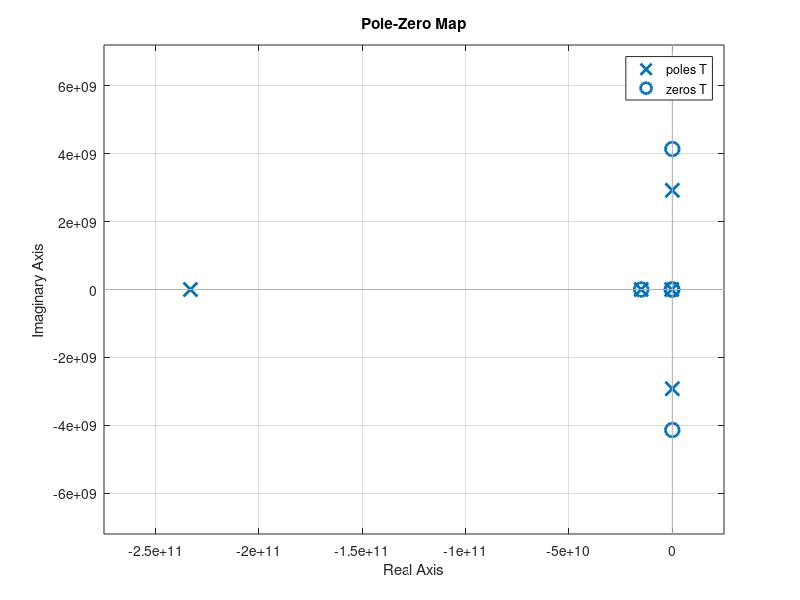

Source code (MATLAB):
%% Reverse Conduction Oscillations
s = tf('s');
% z1 = Rg + s*Lg;
% z2 = s*Ls;
% z3 = s*(Ls+2*Ld) + 1/(s*(Cgd + Cds)) + 2*Rd+2*Rs;
% z4 = (z1*z2+z2*z3+z1*z3)/z2;
% z5 = (z1*z2+z2*z3+z1*z3)/z3;
% z6 = (z1*z2+z2*z3+z1*z3)/z1;
% z7 = z4/(1+s*z4*Cgd);
% z8 = z5/(1+s*z5*Cgs);
% z9 = z6/(1+s*z6*Cds);
% F = -(z7*z9)/(z7+z8+z9);
% A = 15.2733333;
% G = F*A;
% T = A/(1-G);

Cgd1 = 2e-12;
Cgs1 = 258e-12;
Cds1 = 63e-12;
Coss = Cgd1+Cds1;

Ls1 = 2e-10;
Ld1 = 7e-10;
Lg1 = 7e-10;
Lk =2*Ld1+Ls1;

Ron1 = 12;
Rg1 = 1.5;
Rloop = 0;

a0 = 1;
a1 = Cgs1*(Rg1+Ron1)+Coss*Rloop;
a2 = Cgs1*Lg1 + Coss*Lk + Cgs1*Ls1 + Cgs1*Coss*(Rg1+Ron1)*Rloop;
a3 = Cgs1*Coss*(Lk*(Rg1+Ron1) + Ls1*(Rg1+Ron1) + Lg1*Rloop + Ls1*Rloop);
a4 = Cgs1*Coss*(Lk*Lg1+ Lk*Ls1 + Lg1*Ls1);
b0 = Cds1 + Cgd1 + Coss;
b1 = (Cds1*Cgd1+Cds1*Cgs1+Cgd1*Cgs1)*(Rg1+Ron1) + (Cgd1+Cgs1)*Coss*(Rg1+Ron1) + (Cds1 + Cgd1)*Coss*(Rloop);
b2 = (Cds1*Cgd1+Cds1*Cgs1+Cgd1*Cgs1)*(Lg1+Ls1+Coss*(Rg1+Ron1)*Rloop) + Coss*(Cds1*(Lk+Ls1)+Cgd1*(Lk+Lg1)+Cgs1*(Ls1+Lg1));
b3 = Coss*(Cds1*Cgd1+Cds1*Cgs1+Cgd1*Cgs1)*(Lk*(Rg1+Ron1)+Ls1*(Rg1+Ron1)+Lg1*Rloop+Ls1*Rloop);
b4 = Coss*(Cds1*Cgd1+Cds1*Cgs1+Cgd1*Cgs1)*(Lk*Lg1 + Lk*Ls1 + Lg1*Ls1);
gm= 15.2733333;
c0 = gm*a0;
c1 = gm*a1+b0;
c2 = gm*a2+b1;
c3 = gm*a3+b2;
c4 = gm*a4+b3;
c5 = b4;
T = gm*s*(b4*s^4+b3*s^3+b2*s^2+b1*s+b0)/(c5*s^5+c4*s^4+c3*s^3+c2*s^2+c1*s+c0);
pzmap(T);
p = pole(T);
z = zero(T);
% sizez = size(z);
% sizez = sizez(1);
% k = 1;
% for j = 1:sizez
%     if p(j) ~= 0 && z(j) ~= 0
%        for i=1:sizez
%            if p(j) == z(i)
%                polenew = p;
%                zeronew = z;
%                polenew(j) = [];
%                zeronew(i) = [];
%                
%                
%        
% end